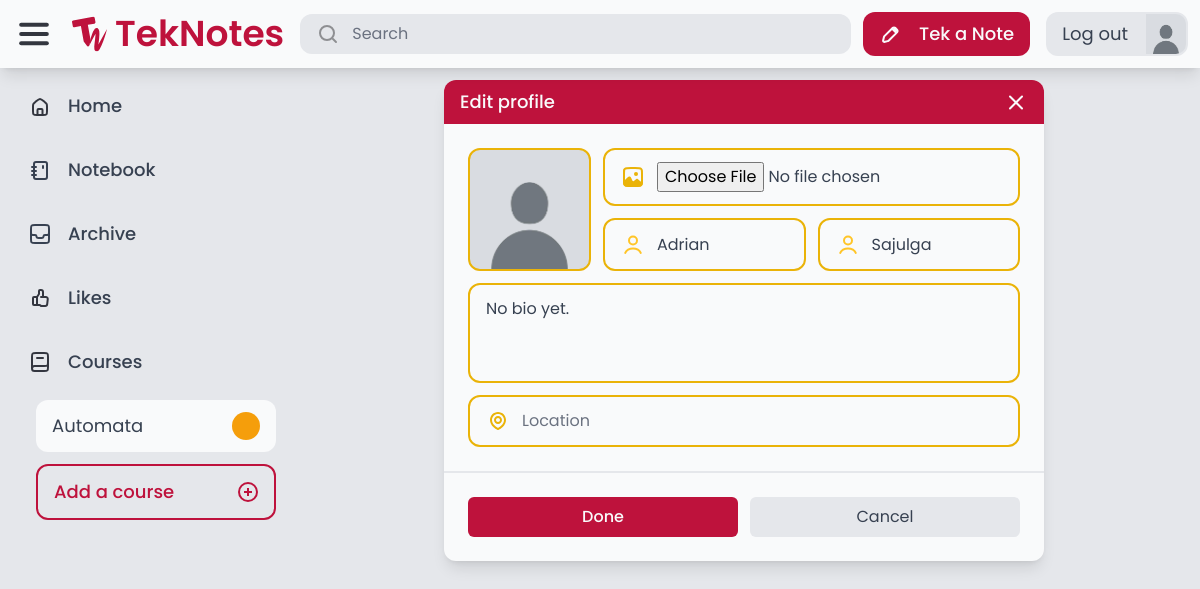
Screenshot of /authentication/profile/edit/ (signed in) with the database file from the repository.
### authentication/models.py (models this page shows, shortened)
class Profile(models.Model):
    user = models.OneToOneField(User, on_delete=models.CASCADE)
    bio = models.TextField(max_length=500, default="No bio yet.")
    avatar = models.ImageField(default="avatars/default.jpg", upload_to="avatars/")
    location = models.CharField(max_length=30, blank=True)

### course/models.py (models this page shows, shortened)
class Course(models.Model):
    COLORS = [
        ('red-500', 'Red'),
        ('orange-500', 'Orange'),
        ('amber-500', 'Amber'),
        ('lime-500', 'Lime'),
        ('green-500', 'Green'),
        ('emerald-500', 'Emerald'),
        ('teal-500', 'Teal'),
        ('cyan-500', 'Cyan'),
        ('blue-500', 'Blue'),
        ('indigo-500', 'Indigo'),
        ('violet-500', 'Violet'),
        ('purple-500', 'Purple'),
        ('fuchsia-500', 'Fuschia'),
        ('pink-500', 'Pink'),
    ]
    code = models.CharField(max_length=20)
    description = models.CharField(max_length=255)
    color = models.CharField(max_length=20, choices=COLORS, default='gray-500')
    created_by = models.ForeignKey(User, related_name='courses', on_delete=models.CASCADE)

### authentication/views.py (the view)
# urls.py: path("profile/edit/", views.edit_profile, name="edit_profile"),
@login_required
def edit_profile(request):
    profile = Profile.objects.get(user=request.user)
    if request.method == "POST":
        if "avatar" in request.FILES:
            profile.avatar = request.FILES["avatar"]
        profile.user.first_name = request.POST.get(
            "first_name", profile.user.first_name
        )
        profile.user.last_name = request.POST.get("last_name", profile.user.last_name)
        profile.bio = request.POST.get("bio", profile.bio)
        profile.location = request.POST.get("location", profile.location)
        profile.user.save()
        profile.save()
        return redirect("authentication:profile", user_id=request.user.id)
    else:
        return render(request, "authentication/edit_profile.html", {"profile": profile})

### core/context_processors.py (called while the page is built)
def courses_list(request):
    return {
        'your_courses': Course.objects.all().distinct()
    }

### authentication/templates/authentication/edit_profile.html (shortened to what this page needs)
{% extends 'core/base.html' %}
{% load static %}
{% block content %}
    <div class="flex flex-col max-w-[600px] w-full rounded-xl bg-gray-50 self-center shadow-lg">
        <div class="flex px-4 py-2 bg-rose-700 w-full justify-between items-center rounded-t-xl">
            <p class="font-medium text-gray-50 text-lg">Edit profile</p>
            <a href="javascript:history.back()"><img src="{% static 'teknotes/images/Close.svg' %}" alt="x"></a>
        </div>
        <div class="flex flex-col items-center justify-center">
            <form action="." method="post" class="flex flex-col w-full" enctype="multipart/form-data">
                <div class="flex flex-col p-6 gap-3">
                    <div class="flex gap-3 w-full">
                        <div id="avatar" class="cursor-pointer flex aspect-square h-full rounded-xl bg-[url('{{ profile.avatar.url }}')] bg-cover border-2 border-yellow-500 relative" onclick="document.getElementById('profileImageInput').click();">
                        </div>
                        <div class="flex flex-col gap-3 w-full overflow-hidden">
                            <div class="flex gap-3 px-4 py-3 border-2 border-yellow-500 rounded-xl w-full">
                                <img src="{% static 'teknotes/images/Image.svg' %}" alt="Image">
                                <input type="file" accept="image/*" id="profileImageInput" name="avatar" class="w-full text-gray-700">
                            </div>
                            <div class="flex gap-3 w-full">
                                <div class="flex gap-3 px-4 py-3 border-2 border-yellow-500 rounded-xl flex-1">
                                    <img src="{% static 'teknotes/images/User_yellow.svg' %}" alt="User">
                                    <input type="text" id="firstName" name="first_name" class="placeholder-gray-500 text-gray-700 bg-transparent border-none focus:outline-none flex-1 w-full" placeholder="First Name" value="{{ profile.user.first_name }}">
                                </div>
                                <div class="flex gap-3 px-4 py-3 border-2 border-yellow-500 rounded-xl flex-1">
                                    <img src="{% static 'teknotes/images/User_yellow.svg' %}" alt="User">
                                    <input type="text" id="lastName" name="last_name" class="placeholder-gray-500 text-gray-700 bg-transparent border-none focus:outline-none flex-1 w-full" placeholder="Last Name" value="{{ profile.user.last_name }}">
                                </div>
                            </div>
                        </div>
                    </div>
                    <div class="flex flex-col gap-3 px-4 py-3 border-2 border-yellow-500 rounded-xl">
                        <textarea id="bio" name="bio" class="placeholder-gray-500 text-gray-700 bg-transparent border-none focus:outline-none flex-1 resize-none" rows="3" placeholder="Bio">{{ profile.bio }}</textarea>
                    </div>
                    <div class="flex gap-3 px-4 py-3 border-2 border-yellow-500 rounded-xl">
                        <img src="{% static 'teknotes/images/Pin.svg' %}" alt="Pin">
                        <input type="text" id="location" name="location" class="placeholder-gray-500 text-gray-700 bg-transparent border-none focus:outline-none flex-1 w-full" placeholder="Location" value="{{ profile.location }}">
                    </div>
                </div>
                <div class="flex p-6 gap-3 w-full border-t-2 border-gray-200 items-center">
                    <button class="px-4 py-2 text-gray-50 bg-rose-700 font-medium rounded-md w-full">Done</button>
                    <a href="javascript:history.back()" class="flex px-4 py-2 bg-gray-200 rounded-md w-full justify-center">
                        <p class="text-gray-700">Cancel</p>
                    </a>
                </div>
            </form>
        </div>
    </div>
{% endblock %}

### core/templates/core/base.html (shortened to what this page needs)
{% extends 'core/core.html' %}
{% load static %}
{% load custom_filters %}
{% block body %}
    <div class="flex flex-col h-full overflow-hidden">
        <header class="flex items-center w-full p-3 gap-3 shadow-lg z-10 bg-gray-50">
            <div class="flex flex-1 items-center gap-4">
                <img class="cursor-pointer" id="menu-icon" src="{% static 'teknotes/images/Menu.svg' %}" alt="Menu">
                <a href="/" class="flex items-center gap-2">
                    <img src="{% static 'teknotes/images/TekNotes-Logo.svg' %}" alt="Logo">
                    <p id="logo-text" class="font-semibold text-rose-700 text-4xl">TekNotes</p>
                </a>
                <form action="{% url 'advanced_search:search' %}" method="get" class="flex flex-1 max-w-[600px] px-4 py-2 rounded-xl bg-gray-200 transition-all hover:bg-gray-300 gap-3 cursor-text min-w-[0px]" onclick="this.querySelector('input[name=\'query\']').focus();">
                    <img src="{% static 'teknotes/images/Search.svg' %}" alt="Search">
                    <input name="query" class="placeholder-gray-500 w-full text-gray-700 bg-transparent border-none focus:outline-none min-w-[0px]"
                           type="text" value="{{ query }}" placeholder="Search"
                           onclick="event.stopPropagation();"/>
                </form>
            </div>
            <div class="flex items-center gap-4 h-full">
                {% if request.user.is_authenticated %}
                    <a href="{% url 'notes:tek_a_note' %}" class="flex bg-rose-700 rounded-xl gap-4 px-4 py-2 transition-all hover:shadow-lg">
                        <img src="{% static 'teknotes/images/Edit.svg' %}" alt="Edit">
                        <p class="new-note-text text-gray-50 font-medium text-lg">Tek a Note</p>
                    </a>
                    <div class="flex h-full">
                        <a href="{% url 'authentication:logout' %}" class="transition-all flex gap-4 px-4 py-2 rounded-l-xl bg-gray-200 hover:shadow-lg">
                            <p class="text-gray-700 text-lg">Log out</p>
                        </a>
                        <a href="{% url 'authentication:profile' request.user.id %}" class="transition-all flex h-full aspect-square rounded-r-xl bg-[url('{{ request.user.profile.avatar.url }}')] bg-cover border-2 border-gray-200 hover:shadow-lg"></a>
                    </div>
                {% else %}
                    <a href="{% url 'authentication:login' %}" class="flex bg-rose-700 rounded-xl gap-4 px-6 py-2 transition-all hover:shadow-lg">
                        <p class="text-gray-50 font-medium text-lg">Sign In</p>
                    </a>
                {% endif %}
            </div>
        </header>
        <main class="flex bg-gray-200 h-full overflow-hidden">
            <nav class="flex flex-col w-full max-w-72 h-full p-3 gap-3 overflow-y-auto">
                <a href="/" class="nav-elem flex rounded-xl px-4 py-3 gap-4 {% if request.path == '/' %} active-nav bg-gray-50 px-6 py-3 shadow-lg border-l-8 border-rose-700 {% endif %}">
                    <img src="{% static 'teknotes/images/Home.svg' %}" alt="Home">
                    <p class="nav-text text-lg text-gray-700 font-medium">Home</p>
                </a>
                <a href="/notebook/" class="nav-elem flex rounded-xl px-4 py-3 gap-4 {% if request.path == '/notebook/' %} active-nav bg-gray-50 px-6 py-3 shadow-lg border-l-8 border-rose-700 {% endif %}">
                    <img src="{% static 'teknotes/images/notebook.svg' %}" alt="Notebook">
                    <p class="nav-text text-lg text-gray-700 font-medium">Notebook</p>
                </a>
                <a href="/archive/" class="nav-elem flex rounded-xl px-4 py-3 gap-4 {% if request.path == '/archive/' %} active-nav bg-gray-50 px-6 py-3 shadow-lg border-l-8 border-rose-700 {% endif %}">
                    <img src="{% static 'teknotes/images/Archive.svg' %}" alt="Archive">
                    <p class="nav-text text-lg text-gray-700 font-medium">Archive</p>
                </a>
                <a href="/likes/" class="nav-elem flex rounded-xl px-4 py-3 gap-4 {% if request.path == '/likes/' %} active-nav bg-gray-50 px-6 py-3 shadow-lg border-l-8 border-rose-700 {% endif %}">
                    <img src="{% static 'teknotes/images/Likes.svg' %}" alt="Likes">
                    <p class="nav-text text-lg text-gray-700 font-medium">Likes</p>
                </a>
                <div class="nav-elem flex rounded-xl px-4 py-3 gap-4">
                    <img src="{% static 'teknotes/images/Course.svg' %}" alt="Courses">
                    <p class="nav-text text-lg text-gray-700 font-medium">Courses</p>
                </div>
                <div id="courses" class="flex flex-col pl-6 gap-3">
                    {% for course in your_courses %}
                        <a href="{% url 'advanced_search:search_by_course' course.id %}" class="group transition-all course-elem nav-elem flex rounded-xl px-4 py-3 justify-between bg-gray-50 hover:bg-{{ course.color }}">
                            <p class="course-text text-lg text-gray-700 group-hover:text-gray-50">{{ course.code }}</p>
                            <div class="rounded-full bg-{{ course.color }} group-hover:bg-gray-50 h-full min-h-7 aspect-square course-color"></div>
                        </a>
                    {% endfor %}
                    <a id="add-course" href="{% url 'course:add_a_course' %}" class="transition-all course-elem nav-elem flex rounded-xl px-4 py-3 justify-between border-2 border-rose-700 hover:bg-rose-700 text-rose-700 hover:text-gray-50 hover:font-regular">
                        <p class="course-text text-lg font-medium">Add a course</p>
                        <img src="{% static 'teknotes/images/Add.svg' %}" alt="Courses">
                    </a>
                </div>
            </nav>
            <div class="flex flex-col flex-1 h-full p-3 gap-3 overflow-hidden">
                {% block content %}
                {% endblock %}
            </div>
        </main>
    </div>
{% endblock %}

### rows the page displays
Course: code "Automata"
Profile: avatar (placeholder picture), first_name "Adrian", last_name "Sajulga", bio "No bio yet."
